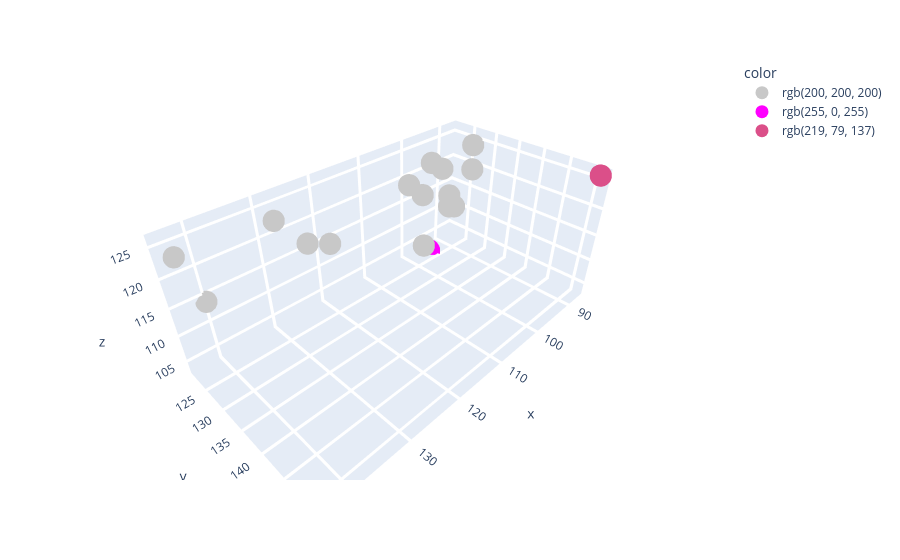

Write notebook code for a chart like this one.
### Markdown cell above
Create a px.scatter_3d object called fig, where x,y,z, and color are set to their respective arrays. 

To make it clear which colours are associated with which dots add in `color_discrete_sequence=['rgb(200, 200, 200)','rgb(255,0,255)','rgb(219, 79, 137)',` 

where the first rbg is the data, second is b and third is f's rgb colour codes according to how you put it in the colour_list.

I have also updated the marker size, adjust this according to your screen and however small or big you need the markers to be.

Update the layout of the figure, in this case I've adjusted the background to try to make it clearer where the data points are and the lines which make up that grid.

You can colour code each plane of the 3d graph, but I've kept them uniform to reduce visual noise. I do not think highlighting the planes help much in this use case, but it's there if you want it.

### Code cell
fig = px.scatter_3d(x=x, y=y, z=z, color = colour_list, color_discrete_sequence=['rgb(200, 200, 200)','rgb(255,0,255)','rgb(219, 79, 137)',])
fig.update_traces(marker_size = 13)

fig.update_layout(scene = dict(
                    xaxis = dict(
                         gridcolor="white",
                         showbackground=True,
                         gridwidth=10,
                         zerolinecolor="white",),
                    yaxis = dict(
                        gridcolor="white",
                        showbackground=True,
                        gridwidth=10,
                        zerolinecolor="white"),
                    zaxis = dict(
                        gridcolor="white",
                        gridwidth=10,
                        showbackground=True,
                        zerolinecolor="white",),),
                  )

### Figure 1 — Plotly figure (JSON) as saved in the notebook; plotly's stock layout.template omitted (floating-point values rounded to 4 significant figures)
{"data": [{"hovertemplate": "color=rgb(200, 200, 200)<br>x=%{x}<br>y=%{y}<br>z=%{z}<extra></extra>", "legendgroup": "rgb(200, 200, 200)", "marker": {"color": "rgb(200, 200, 200)", "size": 13, "symbol": "circle"}, "mode": "markers", "name": "rgb(200, 200, 200)", "scene": "scene", "showlegend": true, "type": "scatter3d", "x": [129, 92, 107, 98, 143, 143, 113, 99, 104, 140, 124, 129, 99, 106, 87, 87, 95], "y": [124, 130, 132, 130, 123, 123, 138, 132, 135, 121, 124, 137, 129, 128, 126, 126, 123], "z": [124, 122, 123, 119, 124, 124, 119, 118, 121, 114, 118, 126, 124, 123, 124, 124, 122]}, {"hovertemplate": "color=rgb(255, 0, 255)<br>x=%{x}<br>y=%{y}<br>z=%{z}<extra></extra>", "legendgroup": "rgb(255, 0, 255)", "marker": {"color": "rgb(255,0,255)", "size": 13, "symbol": "circle"}, "mode": "markers", "name": "rgb(255, 0, 255)", "scene": "scene", "showlegend": true, "type": "scatter3d", "x": [95], "y": [123], "z": [103]}, {"hovertemplate": "color=rgb(219, 79, 137)<br>x=%{x}<br>y=%{y}<br>z=%{z}<extra></extra>", "legendgroup": "rgb(219, 79, 137)", "marker": {"color": "rgb(219, 79, 137)", "size": 13, "symbol": "circle"}, "mode": "markers", "name": "rgb(219, 79, 137)", "scene": "scene", "showlegend": true, "type": "scatter3d", "x": [87], "y": [151], "z": [126]}], "layout": {"legend": {"title": {"text": "color"}, "tracegroupgap": 0}, "margin": {"t": 60}, "scene": {"domain": {"x": [0, 1], "y": [0, 1]}, "xaxis": {"gridcolor": "white", "gridwidth": 10, "showbackground": true, "title": {"text": "x"}, "zerolinecolor": "white"}, "yaxis": {"gridcolor": "white", "gridwidth": 10, "showbackground": true, "title": {"text": "y"}, "zerolinecolor": "white"}, "zaxis": {"gridcolor": "white", "gridwidth": 10, "showbackground": true, "title": {"text": "z"}, "zerolinecolor": "white"}}}}
